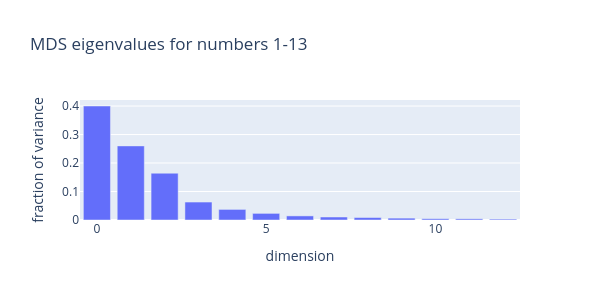

The notebook cell this image was saved under:
### Markdown cell above
The plot of 1--13 above shows some curvature. Is that real structure in the 100D embeddings, or just an artifact of projecting to 2D?

MDS finds the 2D layout that best preserves pairwise distances. If the numbers lay on a line in 100D, MDS would show a line. We can check by looking at the eigenvalues from MDS — they tell us how much variance each dimension captures. If the top 2 dominate, the 2D projection is faithful and the curvature is real:

### Code cell
from embedding import mds
import plotly.graph_objects as go

numbers = [str(i) for i in range(1, 14)]
D = emb.distance_matrix(numbers)
Y, S = mds(D)

fig = go.Figure(go.Bar(x=list(range(len(S))), y=S / S.sum()))
fig.update_layout(xaxis_title='dimension', yaxis_title='fraction of variance',
                  title='MDS eigenvalues for numbers 1-13', width=600, height=300)
fig.show()
print(f'Top 2 dimensions capture {S[:2].sum()/S.sum():.1%} of the variance')

### Figure 1 — Plotly figure (JSON) as saved in the notebook; plotly's stock layout.template omitted (floating-point values rounded to 4 significant figures)
{"data": [{"type": "bar", "x": [0, 1, 2, 3, 4, 5, 6, 7, 8, 9, 10, 11, 12], "y": [0.4002, 0.2601, 0.1643, 0.06307, 0.03718, 0.02324, 0.0144, 0.01053, 0.008647, 0.006533, 0.004532, 0.004126, 0.003096]}], "layout": {"height": 300, "title": {"text": "MDS eigenvalues for numbers 1-13"}, "width": 600, "xaxis": {"autorange": true, "range": [-0.5, 12.5], "title": {"text": "dimension"}, "type": "linear"}, "yaxis": {"autorange": true, "range": [0, 0.4213], "title": {"text": "fraction of variance"}, "type": "linear"}}}
